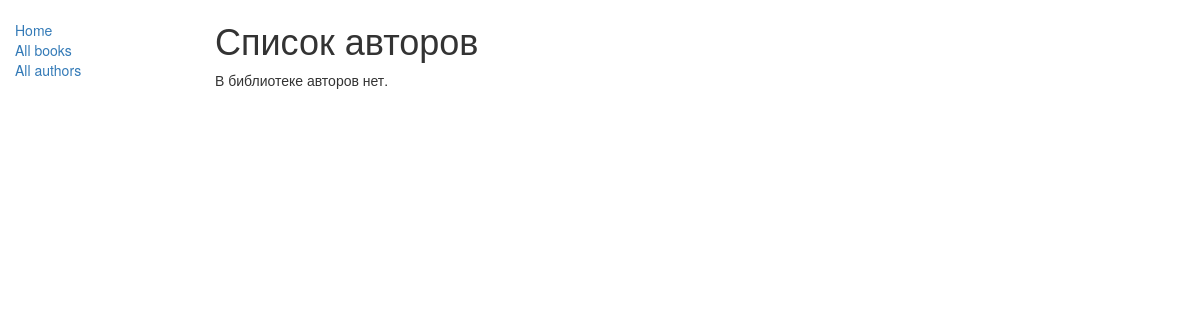
Page /catalog/authors/ on the earlier database version.
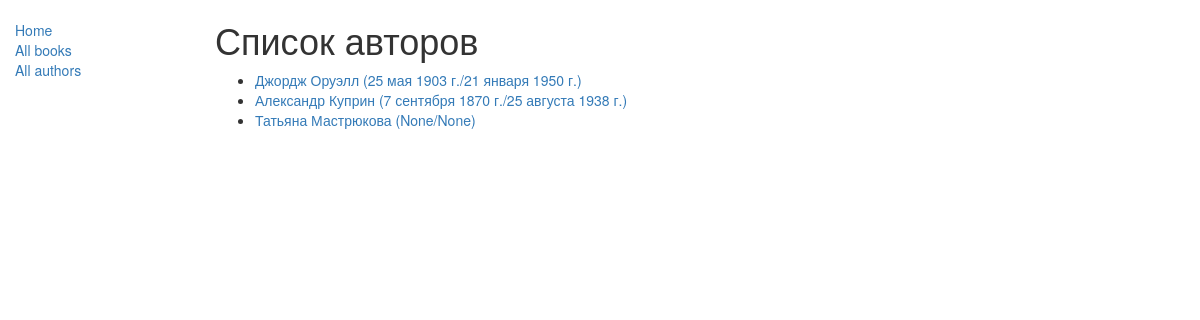
Same page on the later database version.
### catalog/models.py (models this page shows, shortened)
class Author(models.Model):
    first_name = models.CharField(max_length=100)
    last_name = models.CharField(max_length=100)
    date_of_birth = models.DateField(null=True, blank=True)
    date_of_death = models.DateField('Died', null=True, blank=True)
    def get_absolute_url(self):
        return reverse('author-detail', args=[str(self.id)])

### catalog/views.py (the view)
class AuthorListView(generic.ListView):
    model = Author

### catalog/templates/catalog/author_list.html
{% extends "base_generic.html" %}
{% block content %}
    <h1>Список авторов</h1>
    {% if author_list %}
    <ul>
      {% for author in author_list %}
      <li>
        <a href="{{ author.get_absolute_url }}">{{ author.first_name }} {{author.last_name}} ({{author.date_of_birth}}/{{author.date_of_death}})</a>
      </li>
      {% endfor %}
    </ul>
    {% else %}
      <p>В библиотеке авторов нет.</p>
    {% endif %}
{% endblock %}

### catalog/templates/base_generic.html (shortened to what this page needs)
<!doctype html>
<html lang="en">
  <head>
    <link
      rel="stylesheet"
      href="https://maxcdn.bootstrapcdn.com/bootstrap/3.3.7/css/bootstrap.min.css" />
    {% load static %}
    <link rel="stylesheet" href="{% static 'css/styles.css' %}" />
  </head>
  <body>
    <div class="container-fluid">
      <div class="row">
        <div class="col-sm-2">
          {% block sidebar %}
            <ul class="sidebar-nav">
              <li><a href="{% url 'index' %}">Home</a></li>
              <li><a href="">All books</a></li>
              <li><a href="">All authors</a></li>
            </ul>
          {% endblock %}
        </div>
        <div class="col-sm-10 ">{% block content %}{% endblock %}</div>
      </div>
    </div>
  </body>
</html>

### catalog/static/css/styles.css (style rules this page uses)
.sidebar-nav { margin-top: 20px; padding: 0; list-style: none; }

Differences in the rows shown:
added Author: first_name "Джордж", last_name "Оруэлл", date_of_birth "25 мая 1903 г.", date_of_death "21 января 1950 г."
added Author: first_name "Александр", last_name "Куприн", date_of_birth "7 сентября 1870 г.", date_of_death "25 августа 1938 г."
added Author: first_name "Татьяна", last_name "Мастрюкова", date_of_birth "None", date_of_death "None"
Other differences:
text no longer shown: "В библиотеке авторов нет."
